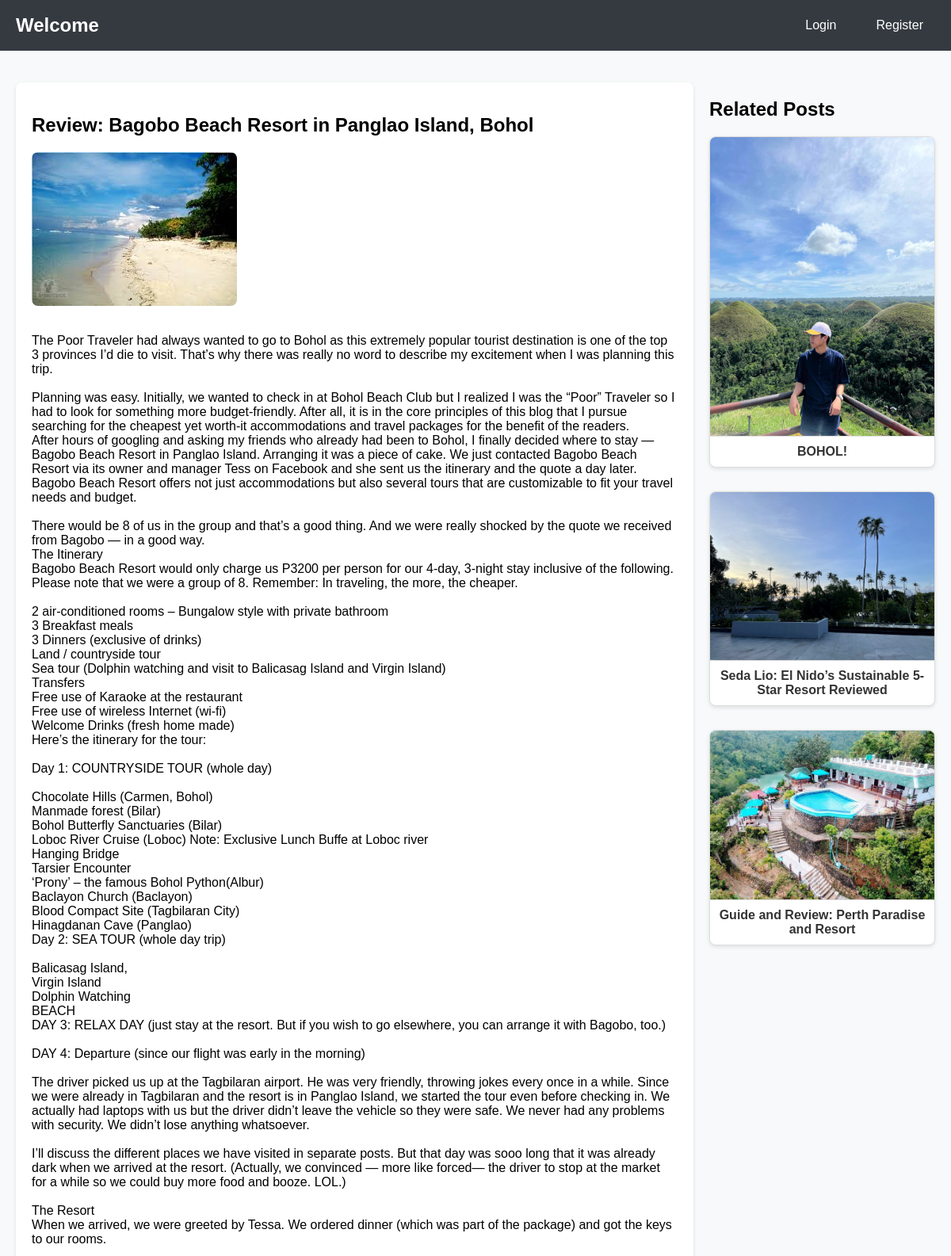
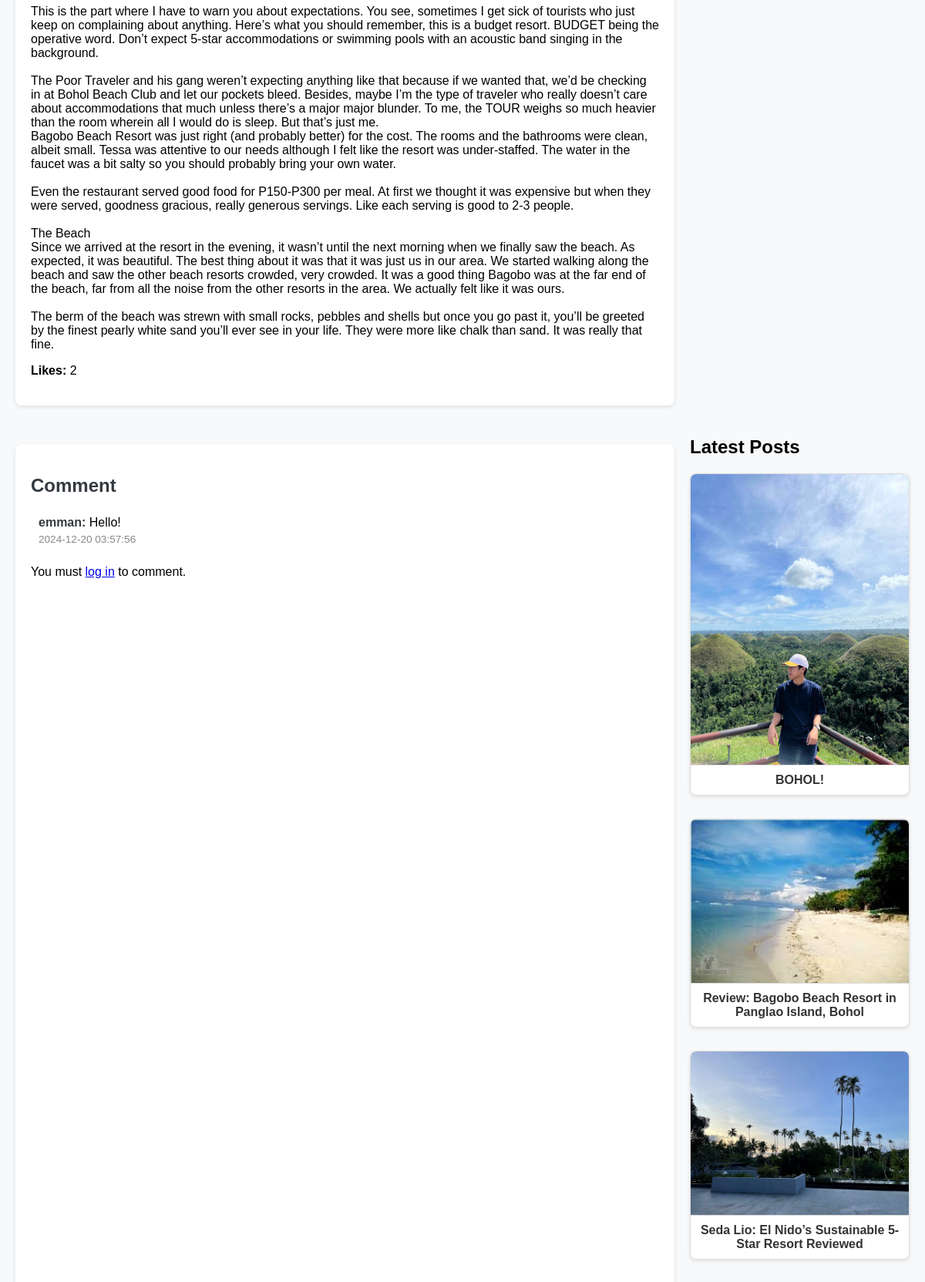
Screenshot of /post.php?id=17 (upper part) with the database file from the repository (2 pictures, top to bottom).
### tables this page shows
CREATE TABLE `posts` (
  `id` int(11) NOT NULL,
  `title` varchar(255) NOT NULL,
  `content` text NOT NULL,
  `category` enum('optimization','troubleshooting') NOT NULL,
  `image_path` varchar(255) DEFAULT NULL,
  `likes_count` int(11) DEFAULT 0,
  `created_at` timestamp NOT NULL DEFAULT current_timestamp(),
  `category_id` int(11) DEFAULT NULL,
  `related_to` int(11) DEFAULT NULL
);

CREATE TABLE `comments` (
  `id` int(11) NOT NULL,
  `post_id` int(11) NOT NULL,
  `user_id` int(11) NOT NULL,
  `content` text NOT NULL,
  `created_at` timestamp NOT NULL DEFAULT current_timestamp()
);

CREATE TABLE `users` (
  `id` int(11) NOT NULL,
  `username` varchar(50) NOT NULL,
  `password` varchar(255) NOT NULL,
  `role` enum('admin','user') DEFAULT 'user',
  `registration_date` timestamp NOT NULL DEFAULT current_timestamp()
);

### post.php (the view, shortened to what this page needs)
<?php
$host = 'sql203.infinityfree.com';
$dbname = 'if0_37727017_blogdb';
$username = 'if0_37727017';
$password = '8KmXpV9wEy6';
try {
    $pdo = new PDO("mysql:host=$host;dbname=$dbname;charset=utf8mb4", $username, $password);
    $pdo->setAttribute(PDO::ATTR_ERRMODE, PDO::ERRMODE_EXCEPTION);
} catch (PDOException $e) {
    die("Database connection failed: " . $e->getMessage());
}
$user_display_name = '';
$post_id = filter_input(INPUT_GET, 'id', FILTER_VALIDATE_INT);
try {
    $stmt = $pdo->prepare(
        "SELECT p.id, p.title, p.content, p.category, p.image_path, COUNT(l.id) AS likes_count, p.created_at
        FROM Posts p
        LEFT JOIN Likes l ON p.id = l.post_id
        WHERE p.id = :post_id
        GROUP BY p.id"
    );
    $stmt->execute([':post_id' => $post_id]);
    $post = $stmt->fetch(PDO::FETCH_ASSOC);
    $stmt_related = $pdo->prepare(
        "SELECT id, title, category, image_path, created_at
        FROM Posts
        WHERE category = :category AND id != :post_id
        ORDER BY created_at DESC LIMIT 5"
    );
    $stmt_related->execute([
        ':category' => $post['category'],
        ':post_id' => $post_id,
    ]);
    $related_posts = $stmt_related->fetchAll(PDO::FETCH_ASSOC);
    $stmt_latest = $pdo->query(
        "SELECT id, title, category, image_path, created_at
        FROM Posts
        ORDER BY created_at DESC LIMIT 5"
    );
    $latest_posts = $stmt_latest->fetchAll(PDO::FETCH_ASSOC);
    $stmt_comments = $pdo->prepare(
        "SELECT c.id, c.content, c.created_at, u.username
        FROM comments c
        JOIN Users u ON c.user_id = u.id
        WHERE c.post_id = :post_id
        ORDER BY c.created_at DESC"
    );
    $stmt_comments->execute([':post_id' => $post_id]);
    $comments = $stmt_comments->fetchAll(PDO::FETCH_ASSOC);
} catch (PDOException $e) {
    error_log("Error fetching post data: " . $e->getMessage());
    header("Location: error.php?message=Unable to fetch post data.");
    exit;
}
?>
<!DOCTYPE html>
<html lang="en">
<head>
    <link rel="stylesheet" href="/jegrandia/post.css?v=<?= time(); ?>">
</head>
<body>
    <header>
        <h1>Welcome</h1>
        <nav>
            <?php if (!empty($user_display_name)): ?>
                <div class="dropdown">
                    <button><?= htmlspecialchars($user_display_name) ?></button>
                    <div class="dropdown-content">
                        <?php if (isset($_SESSION['role']) && $_SESSION['role'] === 'admin'): ?>
                            <a href="admin_dashboard.php">Admin Dashboard</a>
                        <?php endif; ?>
                        <a href="index.php">Home</a>
                        <a href="logout.php">Logout</a>
                    </div>
                </div>
            <?php else: ?>
                <a href="login.php">Login</a>
                <a href="register.php">Register</a>
            <?php endif; ?>
        </nav>
    </header>
    <main>
        <article>
            <h1><?= htmlspecialchars($post['title']) ?></h1>
            <img src="<?= htmlspecialchars($post['image_path'] ?: 'default-image.jpg') ?>" alt="Post Image">
            <p><?= nl2br(htmlspecialchars($post['content'])) ?></p>
            <p><strong>Likes:</strong> <?= htmlspecialchars($post['likes_count']) ?></p>
        </article>
        <section class="related-posts">
            <h2>Related Posts</h2>
            <ul class="post-list">
                <?php foreach ($related_posts as $related): ?>
                    <li>
                        <a href="post.php?id=<?= $related['id'] ?>">
                            <img src="<?= htmlspecialchars($related['image_path'] ?: 'default-image.jpg') ?>" alt="Post Image">
                            <span><?= htmlspecialchars($related['title']) ?></span>
                        </a>
                    </li>
                <?php endforeach; ?>
            </ul>
        </section>
        <section class="comments">
            <h2>Comment</h2>
            <ul id="comments-list">
                <?php foreach ($comments as $comment): ?>
                    <li>
                        <strong><?= htmlspecialchars($comment['username']) ?>:</strong>
                        <?= htmlspecialchars($comment['content']) ?>
                        <small><?= htmlspecialchars($comment['created_at']) ?></small>
                    </li>
                <?php endforeach; ?>
            </ul>
            <?php if (isset($_SESSION['user_id'])): ?>
                <section class="comment-box">
                    <h3>Leave a Comment</h3>
                    <form method="POST">
                        <textarea name="comment" placeholder="Write your comment here..." required></textarea>
                        <input type="hidden" name="csrf_token" value="<?= htmlspecialchars($_SESSION['csrf_token']) ?>">
                        <button type="submit">Submit Comment</button>
                    </form>
                </section>
            <?php else: ?>
                <p>You must <a href="login.php">log in</a> to comment.</p>
            <?php endif; ?>
        </section>
        <section class="latest-posts">
            <h2>Latest Posts</h2>
            <ul class="post-list">
                <?php foreach ($latest_posts as $latest): ?>
                    <li>
                        <a href="post.php?id=<?= $latest['id'] ?>">
                            <img src="<?= htmlspecialchars($latest['image_path'] ?: 'default-image.jpg') ?>" alt="Post Image">
                            <span><?= htmlspecialchars($latest['title']) ?></span>
                        </a>
                    </li>
                <?php endforeach; ?>
            </ul>
        </section>
    </main>
</body>
</html>

### post.css (style rules this page uses)
body { font-family: Arial, sans-serif; margin: 0; padding: 0; background-color: #f8f9fa; }
header { background-color: #343a40; color: #fff; padding: 15px 20px; display: flex; justify-content: space-between; align-items: center; }
header h1 { margin: 0; font-size: 24px; font-weight: bold; }
header nav { display: flex; gap: 20px; }
header nav a { color: #fff; text-decoration: none; font-size: 16px; padding: 8px 15px; border-radius: 5px; transition: background-color 0.3s, color 0.3s; }
main { max-width: 1200px; margin: 20px auto; padding: 20px; display: grid; grid-template-columns: 3fr 1fr; gap: 20px; }
article { background: white; padding: 20px; border-radius: 8px; box-shadow: 0 2px 5px rgba(0, 0, 0, 0.1); }
article img { max-width: 100%; border-radius: 8px; margin-bottom: 15px; }
section ul { list-style: none; padding: 0; }
section ul li { margin-bottom: 10px; }
section ul li a { text-decoration: none; color: #333; }
.post-list { list-style: none; padding: 0; display: grid; grid-template-columns: repeat(auto-fit, minmax(200px, 1fr)); gap: 20px; }
.post-list li { background: white; border: 1px solid #ddd; border-radius: 8px; overflow: hidden; box-shadow: 0 2px 5px rgba(0, 0, 0, 0.1); transition: transform 0.2s, box-shadow 0.2s; }
.post-list li a { text-decoration: none; color: #333; display: flex; flex-direction: column; align-items: center; }
.post-list li img { width: 100%; height: auto; border-bottom: 1px solid #ddd; }
.post-list li span { padding: 10px; text-align: center; font-weight: bold; }
.comments { margin-top: 30px; background: white; padding: 20px; border-radius: 8px; box-shadow: 0 2px 5px rgba(0, 0, 0, 0.1); }
.comments h2 { margin-bottom: 15px; font-size: 1.5em; color: #343a40; }
.comments ul { list-style: none; padding: 0; margin: 0; }
.comments ul li { padding: 10px; margin-bottom: 10px; border-bottom: 1px solid #ddd; }
.comments ul li:last-child { border-bottom: none; }
.comments ul li strong { color: #343a40; font-weight: bold; }
.comments ul li small { display: block; color: #888; font-size: 0.85em; margin-top: 5px; }

### rows the page displays
posts: title "Review: Bagobo Beach Resort in Panglao Island, Bohol", image_path (picture), content "The Poor Traveler had always wanted to go to Bohol as this extremely popular tourist destination is one of the top 3 provinces I’d die to visit. That’s why there was really no word to describe my excitement when I was planning this trip. Planning was easy. Initially, we wanted to check in at Bohol Beach Club but I realized I was the “Poor” Traveler so I had to look for something more budget-friendly. After all, it is in the core principles of this blog that I pursue searching for the cheapest yet worth-it accommodations and travel packages for the benefit of the readers. After hours of googling and asking my friends who already had been to Bohol, I finally decided where to stay — Bagobo…"
posts: image_path (picture), title "BOHOL!"
posts: image_path (picture), title "Seda Lio: El Nido’s Sustainable 5-Star Resort Reviewed"
posts: image_path (picture), title "Guide and Review: Perth Paradise and Resort"
comments: user.username "emman", content "Hello!", created_at "2024-12-20 03:57:56"

### other values shown
$post['likes_count'] "2"
